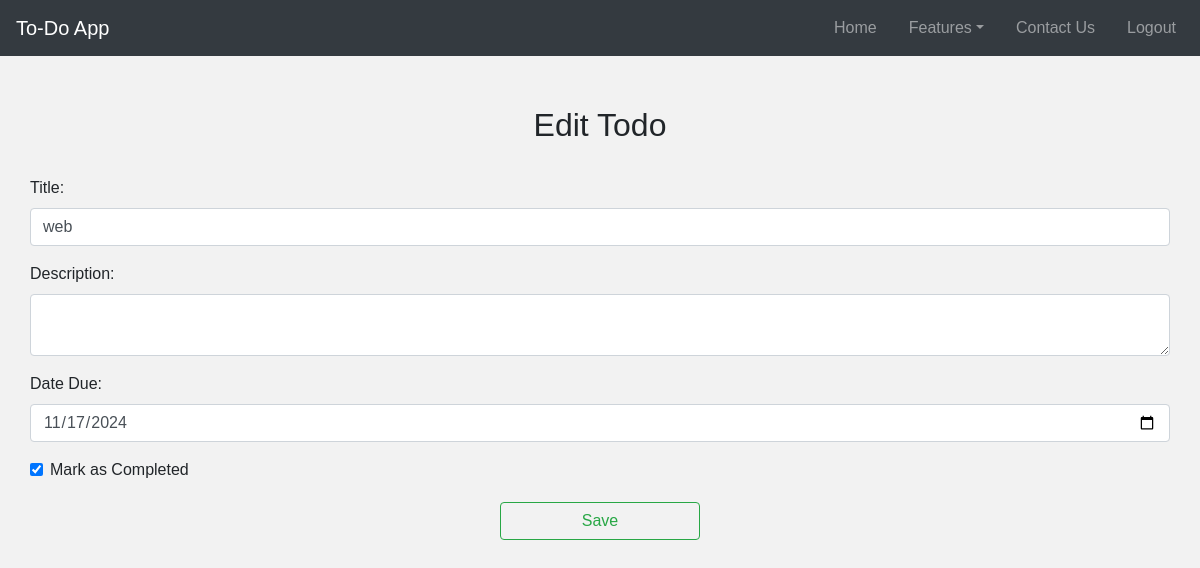
The app's page /edit_todo/11/ (signed in) with its own data.
### Todo/models.py (models this page shows, shortened)
class Todo(models.Model):
    user = models.ForeignKey(User, on_delete= models.CASCADE)
    title = models.CharField(max_length=100,null=True,blank=True)
    Description = models.TextField(null=True,blank=True)
    due = models.DateTimeField(auto_now_add=True)
    completed = models.BooleanField(default=False,null=True,blank=True)
    class Meta:
        ordering = ['completed']

### Todo/views.py (the view, shortened to what this page needs)
# urls.py: path('edit_todo/<int:pk>/', views.edit_todo, name="edit_todo"),
@login_required
def edit_todo(request, pk):
    ed = Todo.objects.filter(user=request.user).get(id=pk)
    context = {'ed': ed}
    return render(request, 'edit_todo.html', context)

### templates/edit_todo.html (shortened to what this page needs)
{% extends 'main.html' %}
{% load static %}
{% block content %}
<div class="container" style="margin-top: 50px;">
    <h2 class="text-center">Edit Todo</h2>
    <br>
    <form action="{% url 'edit_todo' ed.id %}" method="POST">
        <div class="form-group">
            <label for="title">Title:</label>
            <input type="text" class="form-control" id="title" value="{{ ed.title }}" name="title" required>
        </div>
        <div class="form-group">
            <label for="description">Description:</label>
            <textarea name="description" class="form-control" id="description">{{ ed.Description }}</textarea>
        </div>
        <div class="form-group">
            <label for="due">Date Due:</label>
            <input type="date" name="due" value="{{ ed.due|date:'Y-m-d' }}" class="form-control" required>
        </div>
        <div class="form-group form-check ">
            <input type="checkbox" class="form-check-input" id="completed" name="completed"
                   {% if ed.completed %}checked{% endif %}>
            <label class="form-check-label d-inline" for="completed">Mark as Completed</label>
        </div>
        <button type="submit" style="width: 200px;" class="btn btn-outline-success">Save</button>
    </form>
</div>
{% endblock %}

### static/css/main.css (style rules this page uses)
html, body { font-family: Arial, sans-serif; height: 100%; margin: 0; background-color: #f2f2f2; }
.container { max-width: 100%; padding: 0 15px; }
button[type="submit"] { margin-top: 20px; cursor: pointer; display: block; margin-left: auto; margin-right: auto; }

### records on screen
Todo: title "web", due "11/17/2024", completed "☑"
